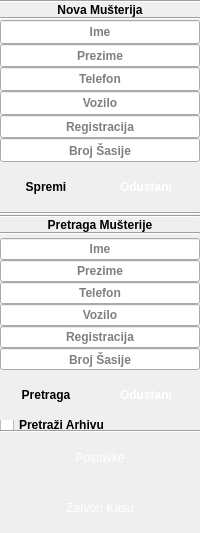
     <widget class="QFrame" name="left_frame">
      <property name="sizePolicy">
       <sizepolicy hsizetype="Preferred" vsizetype="Preferred">
        <horstretch>0</horstretch>
        <verstretch>0</verstretch>
       </sizepolicy>
      </property>
      <property name="layoutDirection">
       <enum>Qt::LeftToRight</enum>
      </property>
      <property name="frameShape">
       <enum>QFrame::NoFrame</enum>
      </property>
      <property name="frameShadow">
       <enum>QFrame::Plain</enum>
      </property>
      <property name="lineWidth">
       <number>0</number>
      </property>
      <property name="midLineWidth">
       <number>0</number>
      </property>
      <layout class="QVBoxLayout" name="verticalLayout" stretch="0,1,0,3,0,0,1,0,3,0,0,0">
       <property name="spacing">
        <number>0</number>
       </property>
       <property name="leftMargin">
        <number>0</number>
       </property>
       <property name="topMargin">
        <number>0</number>
       </property>
       <property name="rightMargin">
        <number>0</number>
       </property>
       <property name="bottomMargin">
        <number>0</number>
       </property>
       <item>
        <widget class="Line" name="line_27">
         <property name="orientation">
          <enum>Qt::Horizontal</enum>
         </property>
        </widget>
       </item>
       <item>
        <widget class="QLabel" name="add_customer_label">
         <property name="sizePolicy">
          <sizepolicy hsizetype="Preferred" vsizetype="Maximum">
           <horstretch>0</horstretch>
           <verstretch>0</verstretch>
          </sizepolicy>
         </property>
         <property name="font">
          <font>
           <family>Arial</family>
           <weight>75</weight>
           <bold>true</bold>
          </font>
         </property>
         <property name="styleSheet">
          <string notr="true"/>
         </property>
         <property name="frameShape">
          <enum>QFrame::NoFrame</enum>
         </property>
         <property name="frameShadow">
          <enum>QFrame::Plain</enum>
         </property>
         <property name="lineWidth">
          <number>0</number>
         </property>
         <property name="midLineWidth">
          <number>0</number>
         </property>
         <property name="text">
          <string>Nova Mušterija</string>
         </property>
         <property name="scaledContents">
          <bool>true</bool>
         </property>
         <property name="alignment">
          <set>Qt::AlignCenter</set>
         </property>
         <property name="wordWrap">
          <bool>false</bool>
         </property>
        </widget>
       </item>
       <item>
        <widget class="Line" name="line_28">
         <property name="orientation">
          <enum>Qt::Horizontal</enum>
         </property>
        </widget>
       </item>
       <item>
        <widget class="QFrame" name="customer_entry_box">
         <property name="sizePolicy">
          <sizepolicy hsizetype="Expanding" vsizetype="Expanding">
           <horstretch>1</horstretch>
           <verstretch>1</verstretch>
          </sizepolicy>
         </property>
         <property name="font">
          <font>
           <family>Arial</family>
           <pointsize>9</pointsize>
           <weight>75</weight>
           <bold>true</bold>
          </font>
         </property>
         <property name="frameShape">
          <enum>QFrame::NoFrame</enum>
         </property>
         <property name="frameShadow">
          <enum>QFrame::Plain</enum>
         </property>
         <property name="lineWidth">
          <number>0</number>
         </property>
         <property name="midLineWidth">
          <number>0</number>
         </property>
         <layout class="QFormLayout" name="formLayout_2">
          <property name="horizontalSpacing">
           <number>0</number>
          </property>
          <property name="verticalSpacing">
           <number>0</number>
          </property>
          <property name="leftMargin">
           <number>0</number>
          </property>
          <property name="topMargin">
           <number>0</number>
          </property>
          <property name="rightMargin">
           <number>0</number>
          </property>
          <property name="bottomMargin">
           <number>0</number>
          </property>
          <item row="1" column="0" colspan="2">
           <widget class="QLineEdit" name="add_customer_name">
            <property name="sizePolicy">
             <sizepolicy hsizetype="Expanding" vsizetype="Expanding">
              <horstretch>1</horstretch>
              <verstretch>1</verstretch>
             </sizepolicy>
            </property>
            <property name="font">
             <font>
              <family>Arial</family>
              <pointsize>9</pointsize>
              <weight>75</weight>
              <bold>true</bold>
             </font>
            </property>
            <property name="alignment">
             <set>Qt::AlignCenter</set>
            </property>
            <property name="placeholderText">
             <string>Ime</string>
            </property>
           </widget>
          </item>
          <item row="2" column="0" colspan="2">
           <widget class="QLineEdit" name="add_customer_surname">
            <property name="sizePolicy">
             <sizepolicy hsizetype="Expanding" vsizetype="Expanding">
              <horstretch>1</horstretch>
              <verstretch>1</verstretch>
             </sizepolicy>
            </property>
            <property name="font">
             <font>
              <family>Arial</family>
              <pointsize>9</pointsize>
              <weight>75</weight>
              <bold>true</bold>
             </font>
            </property>
            <property name="alignment">
             <set>Qt::AlignCenter</set>
            </property>
            <property name="placeholderText">
             <string>Prezime</string>
            </property>
           </widget>
          </item>
          <item row="3" column="0" colspan="2">
           <widget class="QLineEdit" name="add_customer_phone">
            <property name="sizePolicy">
             <sizepolicy hsizetype="Expanding" vsizetype="Expanding">
              <horstretch>1</horstretch>
              <verstretch>1</verstretch>
             </sizepolicy>
            </property>
            <property name="font">
             <font>
              <family>Arial</family>
              <pointsize>9</pointsize>
              <weight>75</weight>
              <bold>true</bold>
             </font>
            </property>
            <property name="maxLength">
             <number>32767</number>
            </property>
            <property name="alignment">
             <set>Qt::AlignCenter</set>
            </property>
            <property name="placeholderText">
             <string>Telefon</string>
            </property>
           </widget>
          </item>
          <item row="4" column="0" colspan="2">
           <widget class="QLineEdit" name="add_customer_vehicle">
            <property name="sizePolicy">
             <sizepolicy hsizetype="Expanding" vsizetype="Expanding">
              <horstretch>1</horstretch>
              <verstretch>1</verstretch>
             </sizepolicy>
            </property>
            <property name="font">
             <font>
              <family>Arial</family>
              <pointsize>9</pointsize>
              <weight>75</weight>
              <bold>true</bold>
             </font>
            </property>
            <property name="alignment">
             <set>Qt::AlignCenter</set>
            </property>
            <property name="dragEnabled">
             <bool>false</bool>
            </property>
            <property name="placeholderText">
             <string>Vozilo</string>
            </property>
           </widget>
          </item>
          <item row="5" column="0" colspan="2">
           <widget class="QLineEdit" name="add_customer_plates">
            <property name="sizePolicy">
             <sizepolicy hsizetype="Expanding" vsizetype="Expanding">
              <horstretch>1</horstretch>
              <verstretch>1</verstretch>
             </sizepolicy>
            </property>
            <property name="font">
             <font>
              <family>Arial</family>
              <pointsize>9</pointsize>
              <weight>75</weight>
              <bold>true</bold>
             </font>
            </property>
            <property name="alignment">
             <set>Qt::AlignCenter</set>
            </property>
            <property name="placeholderText">
             <string>Registracija</string>
            </property>
           </widget>
          </item>
          <item row="6" column="0" colspan="2">
           <widget class="QLineEdit" name="add_customer_chasis">
            <property name="sizePolicy">
             <sizepolicy hsizetype="Expanding" vsizetype="Expanding">
              <horstretch>1</horstretch>
              <verstretch>1</verstretch>
             </sizepolicy>
            </property>
            <property name="font">
             <font>
              <family>Arial</family>
              <pointsize>9</pointsize>
              <weight>75</weight>
              <bold>true</bold>
             </font>
            </property>
            <property name="alignment">
             <set>Qt::AlignCenter</set>
            </property>
            <property name="dragEnabled">
             <bool>false</bool>
            </property>
            <property name="placeholderText">
             <string>Broj Šasije</string>
            </property>
           </widget>
          </item>
          <item row="7" column="0">
           <widget class="QPushButton" name="save_new_customer_button">
            <property name="sizePolicy">
             <sizepolicy hsizetype="Preferred" vsizetype="Preferred">
              <horstretch>0</horstretch>
              <verstretch>0</verstretch>
             </sizepolicy>
            </property>
            <property name="minimumSize">
             <size>
              <width>92</width>
              <height>50</height>
             </size>
            </property>
            <property name="font">
             <font>
              <family>Arial</family>
              <pointsize>9</pointsize>
              <weight>75</weight>
              <bold>true</bold>
             </font>
            </property>
            <property name="styleSheet">
             <string notr="true">QPushButton::flat
{
	background-color: rgb(68, 204, 0);
	color:black;
}

QPushButton::hover
{
	background-color: rgba(0, 85, 255, 20%);
	color:white;
	border: 1px solid  rgb(0, 85, 255);

}


QPushButton::pressed
{
	background-color: qlineargradient(spread:pad, x1:0.489, y1:0, x2:0.494, y2:1, stop:0.102273 rgba(0, 0, 0, 255), stop:0.880682 rgba(9, 31, 198, 167));
	border: 1px solid #b78620;

}</string>
            </property>
            <property name="text">
             <string>Spremi</string>
            </property>
            <property name="flat">
             <bool>true</bool>
            </property>
           </widget>
          </item>
          <item row="7" column="1">
           <widget class="QPushButton" name="cancel_new_customer_button">
            <property name="sizePolicy">
             <sizepolicy hsizetype="Preferred" vsizetype="Preferred">
              <horstretch>0</horstretch>
              <verstretch>0</verstretch>
             </sizepolicy>
            </property>
            <property name="minimumSize">
             <size>
              <width>92</width>
              <height>0</height>
             </size>
            </property>
            <property name="font">
             <font>
              <family>Arial</family>
              <pointsize>9</pointsize>
              <weight>75</weight>
              <bold>true</bold>
             </font>
            </property>
            <property name="styleSheet">
             <string notr="true">QPushButton::flat
{
	background-color: rgb(143, 0, 0);
	color:white;
}

QPushButton::hover
{
	background-color: rgba(0, 85, 255, 20%);
	border: 1px solid  rgb(0, 85, 255);

}


QPushButton::pressed
{
	background-color: qlineargradient(spread:pad, x1:0.489, y1:0, x2:0.494, y2:1, stop:0.102273 rgba(0, 0, 0, 255), stop:0.880682 rgba(9, 31, 198, 167));
	border: 1px solid #b78620;

}</string>
            </property>
            <property name="text">
             <string>Odustani</string>
            </property>
            <property name="flat">
             <bool>true</bool>
            </property>
           </widget>
          </item>
         </layout>
        </widget>
       </item>
       <item>
        <widget class="Line" name="line_25">
         <property name="orientation">
          <enum>Qt::Horizontal</enum>
         </property>
        </widget>
       </item>
       <item>
        <widget class="Line" name="line_29">
         <property name="orientation">
          <enum>Qt::Horizontal</enum>
         </property>
        </widget>
       </item>
       <item>
        <widget class="QLabel" name="search_customer_label">
         <property name="sizePolicy">
          <sizepolicy hsizetype="Expanding" vsizetype="Maximum">
           <horstretch>0</horstretch>
           <verstretch>0</verstretch>
          </sizepolicy>
         </property>
         <property name="font">
          <font>
           <family>Arial</family>
           <weight>75</weight>
           <bold>true</bold>
          </font>
         </property>
         <property name="frameShape">
          <enum>QFrame::NoFrame</enum>
         </property>
         <property name="frameShadow">
          <enum>QFrame::Plain</enum>
         </property>
         <property name="lineWidth">
          <number>0</number>
         </property>
         <property name="midLineWidth">
          <number>0</number>
         </property>
         <property name="text">
          <string>Pretraga Mušterije</string>
         </property>
         <property name="textFormat">
          <enum>Qt::AutoText</enum>
         </property>
         <property name="scaledContents">
          <bool>true</bool>
         </property>
         <property name="alignment">
          <set>Qt::AlignCenter</set>
         </property>
        </widget>
       </item>
       <item>
        <widget class="Line" name="line_30">
         <property name="orientation">
          <enum>Qt::Horizontal</enum>
         </property>
        </widget>
       </item>
       <item>
        <widget class="QFrame" name="customer_search_box">
         <property name="sizePolicy">
          <sizepolicy hsizetype="Preferred" vsizetype="Preferred">
           <horstretch>0</horstretch>
           <verstretch>0</verstretch>
          </sizepolicy>
         </property>
         <property name="font">
          <font>
           <family>Arial</family>
           <pointsize>9</pointsize>
           <weight>75</weight>
           <bold>true</bold>
          </font>
         </property>
         <property name="layoutDirection">
          <enum>Qt::LeftToRight</enum>
         </property>
         <property name="frameShape">
          <enum>QFrame::NoFrame</enum>
         </property>
         <property name="frameShadow">
          <enum>QFrame::Plain</enum>
         </property>
         <property name="lineWidth">
          <number>0</number>
         </property>
         <property name="midLineWidth">
          <number>0</number>
         </property>
         <layout class="QFormLayout" name="formLayout_3">
          <property name="horizontalSpacing">
           <number>0</number>
          </property>
          <property name="verticalSpacing">
           <number>0</number>
          </property>
          <property name="leftMargin">
           <number>0</number>
          </property>
          <property name="topMargin">
           <number>0</number>
          </property>
          <property name="rightMargin">
           <number>0</number>
          </property>
          <property name="bottomMargin">
           <number>0</number>
          </property>
          <item row="1" column="0" colspan="2">
           <widget class="QLineEdit" name="search_customer_name">
            <property name="sizePolicy">
             <sizepolicy hsizetype="Expanding" vsizetype="Expanding">
              <horstretch>1</horstretch>
              <verstretch>1</verstretch>
             </sizepolicy>
            </property>
            <property name="font">
             <font>
              <family>Arial</family>
              <pointsize>9</pointsize>
              <weight>75</weight>
              <bold>true</bold>
             </font>
            </property>
            <property name="alignment">
             <set>Qt::AlignCenter</set>
            </property>
            <property name="placeholderText">
             <string>Ime</string>
            </property>
           </widget>
          </item>
          <item row="2" column="0" colspan="2">
           <widget class="QLineEdit" name="search_customer_surname">
            <property name="sizePolicy">
             <sizepolicy hsizetype="Expanding" vsizetype="Expanding">
              <horstretch>1</horstretch>
              <verstretch>1</verstretch>
             </sizepolicy>
            </property>
            <property name="font">
             <font>
              <family>Arial</family>
              <pointsize>9</pointsize>
              <weight>75</weight>
              <bold>true</bold>
             </font>
            </property>
            <property name="alignment">
             <set>Qt::AlignCenter</set>
            </property>
            <property name="placeholderText">
             <string>Prezime</string>
            </property>
           </widget>
          </item>
          <item row="3" column="0" colspan="2">
           <widget class="QLineEdit" name="search_customer_phone">
            <property name="sizePolicy">
             <sizepolicy hsizetype="Expanding" vsizetype="Expanding">
              <horstretch>1</horstretch>
              <verstretch>1</verstretch>
             </sizepolicy>
            </property>
            <property name="font">
             <font>
              <family>Arial</family>
              <pointsize>9</pointsize>
              <weight>75</weight>
              <bold>true</bold>
             </font>
            </property>
            <property name="maxLength">
             <number>32767</number>
            </property>
            <property name="alignment">
             <set>Qt::AlignCenter</set>
            </property>
            <property name="placeholderText">
             <string>Telefon</string>
            </property>
           </widget>
          </item>
          <item row="4" column="0" colspan="2">
           <widget class="QLineEdit" name="search_customer_vehicle">
            <property name="sizePolicy">
             <sizepolicy hsizetype="Expanding" vsizetype="Expanding">
              <horstretch>1</horstretch>
              <verstretch>1</verstretch>
             </sizepolicy>
            </property>
            <property name="font">
             <font>
              <family>Arial</family>
              <pointsize>9</pointsize>
              <weight>75</weight>
              <bold>true</bold>
             </font>
            </property>
            <property name="alignment">
             <set>Qt::AlignCenter</set>
            </property>
            <property name="dragEnabled">
             <bool>false</bool>
            </property>
            <property name="placeholderText">
             <string>Vozilo</string>
            </property>
           </widget>
          </item>
          <item row="5" column="0" colspan="2">
           <widget class="QLineEdit" name="search_customer_plates">
            <property name="sizePolicy">
             <sizepolicy hsizetype="Expanding" vsizetype="Expanding">
              <horstretch>1</horstretch>
              <verstretch>1</verstretch>
             </sizepolicy>
            </property>
            <property name="font">
             <font>
              <family>Arial</family>
              <pointsize>9</pointsize>
              <weight>75</weight>
              <bold>true</bold>
             </font>
            </property>
            <property name="alignment">
             <set>Qt::AlignCenter</set>
            </property>
            <property name="placeholderText">
             <string>Registracija</string>
            </property>
           </widget>
          </item>
          <item row="6" column="0" colspan="2">
           <widget class="QLineEdit" name="search_customer_chasis">
            <property name="sizePolicy">
             <sizepolicy hsizetype="Expanding" vsizetype="Expanding">
              <horstretch>1</horstretch>
              <verstretch>1</verstretch>
             </sizepolicy>
            </property>
            <property name="font">
             <font>
              <family>Arial</family>
              <pointsize>9</pointsize>
              <weight>75</weight>
              <bold>true</bold>
             </font>
            </property>
            <property name="alignment">
             <set>Qt::AlignCenter</set>
            </property>
            <property name="dragEnabled">
             <bool>false</bool>
            </property>
            <property name="placeholderText">
             <string>Broj Šasije</string>
            </property>
           </widget>
          </item>
          <item row="7" column="0">
           <widget class="QPushButton" name="search_customer_button">
            <property name="sizePolicy">
             <sizepolicy hsizetype="Preferred" vsizetype="Preferred">
              <horstretch>0</horstretch>
              <verstretch>0</verstretch>
             </sizepolicy>
            </property>
            <property name="minimumSize">
             <size>
              <width>92</width>
              <height>50</height>
             </size>
            </property>
            <property name="font">
             <font>
              <family>Arial</family>
              <pointsize>9</pointsize>
              <weight>75</weight>
              <bold>true</bold>
             </font>
            </property>
            <property name="styleSheet">
             <string notr="true">QPushButton::flat
{
	background-color: rgb(68, 204, 0);
	color:black;
}

QPushButton::hover
{
	background-color: rgba(0, 85, 255, 20%);
	color:white;
	border: 1px solid  rgb(0, 85, 255);

}


QPushButton::pressed
{
	background-color: qlineargradient(spread:pad, x1:0.489, y1:0, x2:0.494, y2:1, stop:0.102273 rgba(0, 0, 0, 255), stop:0.880682 rgba(9, 31, 198, 167));
	border: 1px solid #b78620;

}</string>
            </property>
            <property name="text">
             <string>Pretraga</string>
            </property>
            <property name="flat">
             <bool>true</bool>
            </property>
           </widget>
          </item>
          <item row="7" column="1">
           <widget class="QPushButton" name="cancel_search_customer_button">
            <property name="sizePolicy">
             <sizepolicy hsizetype="Preferred" vsizetype="Preferred">
              <horstretch>0</horstretch>
              <verstretch>0</verstretch>
             </sizepolicy>
            </property>
            <property name="font">
             <font>
              <family>Arial</family>
              <pointsize>9</pointsize>
              <weight>75</weight>
              <bold>true</bold>
             </font>
            </property>
            <property name="styleSheet">
             <string notr="true">QPushButton::flat
{
	background-color: rgb(143, 0, 0);
	color:white;
}

QPushButton::hover
{
	background-color: rgba(0, 85, 255, 20%);
	border: 1px solid  rgb(0, 85, 255);

}


QPushButton::pressed
{
	background-color: qlineargradient(spread:pad, x1:0.489, y1:0, x2:0.494, y2:1, stop:0.102273 rgba(0, 0, 0, 255), stop:0.880682 rgba(9, 31, 198, 167));
	border: 1px solid #b78620;

}</string>
            </property>
            <property name="text">
             <string>Odustani</string>
            </property>
            <property name="flat">
             <bool>true</bool>
            </property>
           </widget>
          </item>
          <item row="8" column="0" colspan="2">
           <widget class="QCheckBox" name="archive_checkbox">
            <property name="sizePolicy">
             <sizepolicy hsizetype="Minimum" vsizetype="Minimum">
              <horstretch>0</horstretch>
              <verstretch>0</verstretch>
             </sizepolicy>
            </property>
            <property name="minimumSize">
             <size>
              <width>0</width>
              <height>10</height>
             </size>
            </property>
            <property name="text">
             <string>Pretraži Arhivu</string>
            </property>
           </widget>
          </item>
          <item row="0" column="0">
           <widget class="Line" name="line_26">
            <property name="orientation">
             <enum>Qt::Horizontal</enum>
            </property>
           </widget>
          </item>
         </layout>
        </widget>
       </item>
       <item>
        <widget class="Line" name="line_24">
         <property name="orientation">
          <enum>Qt::Horizontal</enum>
         </property>
        </widget>
       </item>
       <item>
        <widget class="QPushButton" name="settings_button">
         <property name="sizePolicy">
          <sizepolicy hsizetype="Preferred" vsizetype="Preferred">
           <horstretch>0</horstretch>
           <verstretch>0</verstretch>
          </sizepolicy>
         </property>
         <property name="minimumSize">
          <size>
           <width>92</width>
           <height>50</height>
          </size>
         </property>
         <property name="styleSheet">
          <string notr="true">QPushButton::flat
{
	
	background-color: rgb(0, 85, 0);
	color:white;
}

QPushButton::hover
{
	background-color: rgba(0, 85, 255, 20%);
	color:white;
	border: 1px solid  rgb(0, 85, 255);

}


QPushButton::pressed
{
	background-color: qlineargradient(spread:pad, x1:0.489, y1:0, x2:0.494, y2:1, stop:0.102273 rgba(0, 0, 0, 255), stop:0.880682 rgba(9, 31, 198, 167));
	border: 1px solid #b78620;

}</string>
         </property>
         <property name="text">
          <string>Postavke</string>
         </property>
         <property name="flat">
          <bool>true</bool>
         </property>
        </widget>
       </item>
       <item>
        <widget class="QPushButton" name="close_register_button">
         <property name="sizePolicy">
          <sizepolicy hsizetype="Expanding" vsizetype="Expanding">
           <horstretch>0</horstretch>
           <verstretch>0</verstretch>
          </sizepolicy>
         </property>
         <property name="minimumSize">
          <size>
           <width>92</width>
           <height>50</height>
          </size>
         </property>
         <property name="styleSheet">
          <string notr="true">QPushButton::flat
{
	
	background-color: rgb(61, 0, 0);
	color:white;
}

QPushButton::hover
{
	background-color: rgba(0, 85, 255, 20%);
	color:white;
	border: 1px solid  rgb(0, 85, 255);

}


QPushButton::pressed
{
	background-color: qlineargradient(spread:pad, x1:0.489, y1:0, x2:0.494, y2:1, stop:0.102273 rgba(0, 0, 0, 255), stop:0.880682 rgba(9, 31, 198, 167));
	border: 1px solid #b78620;

}</string>
         </property>
         <property name="text">
          <string>Zatvori Kasu</string>
         </property>
         <property name="flat">
          <bool>true</bool>
         </property>
        </widget>
       </item>
      </layout>
     </widget>
